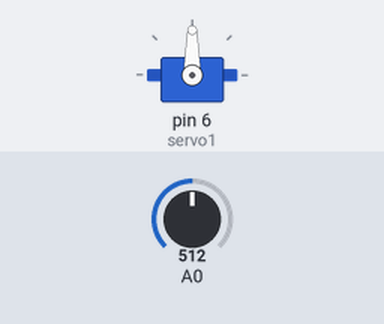
A sketch run on a simulated Arduino Uno, built with avr-gcc and run on an emulated ATmega328P. Parts: servo. The test bench sets the inputs (shaded band); at power-on: A0 = 512.

Above: at 1.2 s.
1.3 s: A0 set to 716
At 2.5 s:
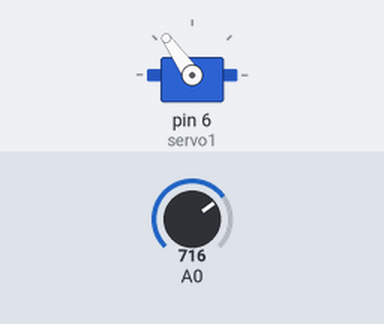
2.8 s: A0 set to 900
At 3.8 s:
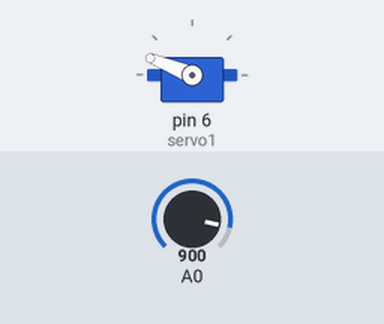
4.3 s: A0 set to 1023
At 5.0 s:
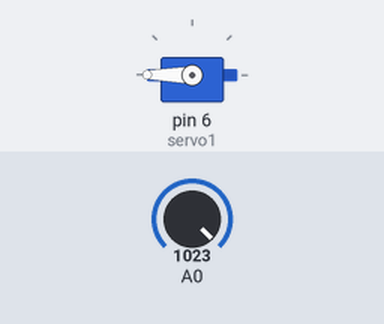
5.8 s: A0 set to 306
At 6.1 s:
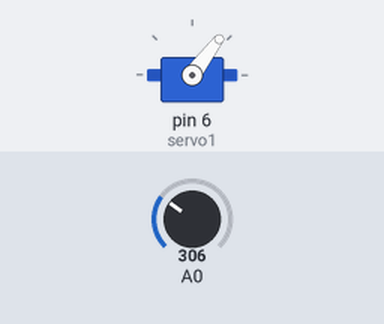
7.3 s: A0 set to 122
At 8.5 s:
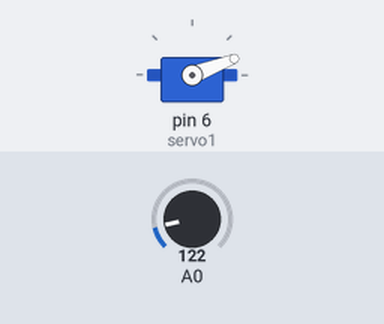
Timing chart, 0 to 9.8 s (numbered marks = the images above; inputs shaded):
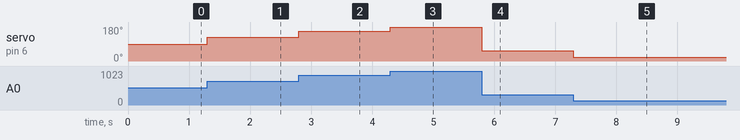

Measured:
- after the input at 1.3 s, servo on pin 6 (servo1): 90° → 125° at once
- after the input at 2.8 s, servo on pin 6 (servo1): 125° → 158° at once
- after the input at 4.3 s, servo on pin 6 (servo1): 158° → 180° at once
- after the input at 5.8 s, servo on pin 6 (servo1): 180° → 53° at once
- after the input at 7.3 s, servo on pin 6 (servo1): 53° → 21° at once

The sketch:

AnalogtoPWMconversion.ino
```cpp
#include <Servo.h>
Servo servo1;
Servo servo2;
void setup() {
  // put your setup code here, to run once:
  Serial.begin(19200);
  servo1.attach(6);
  // servo2.attach(3);
}

void loop() {
  int digitalValue = analogRead(0); // Channel 0 (A0) is selected
  // int digitalValue2 = analogRead(1);
  // 5.067V is the max voltage signal -> 1023.
  int position = map(analogRead(A0),0,1023,0,180);
  // servo2.write(position);
  servo1.write(position);

  // delay(10);
  // analogWrite(3,map(analogRead(A0),0,1023,0,255));
  // analogWrite(6,map(analogRead(A0),0,1023,0,255));

  // Serial.print("Digital value: "); // Print text in serial monitor
  // Serial.println(digitalValue); // Print Digital value in serial
  // Serial.println(digitalValue2);
                      // monitor ( 0 to 1023 )
}
```
